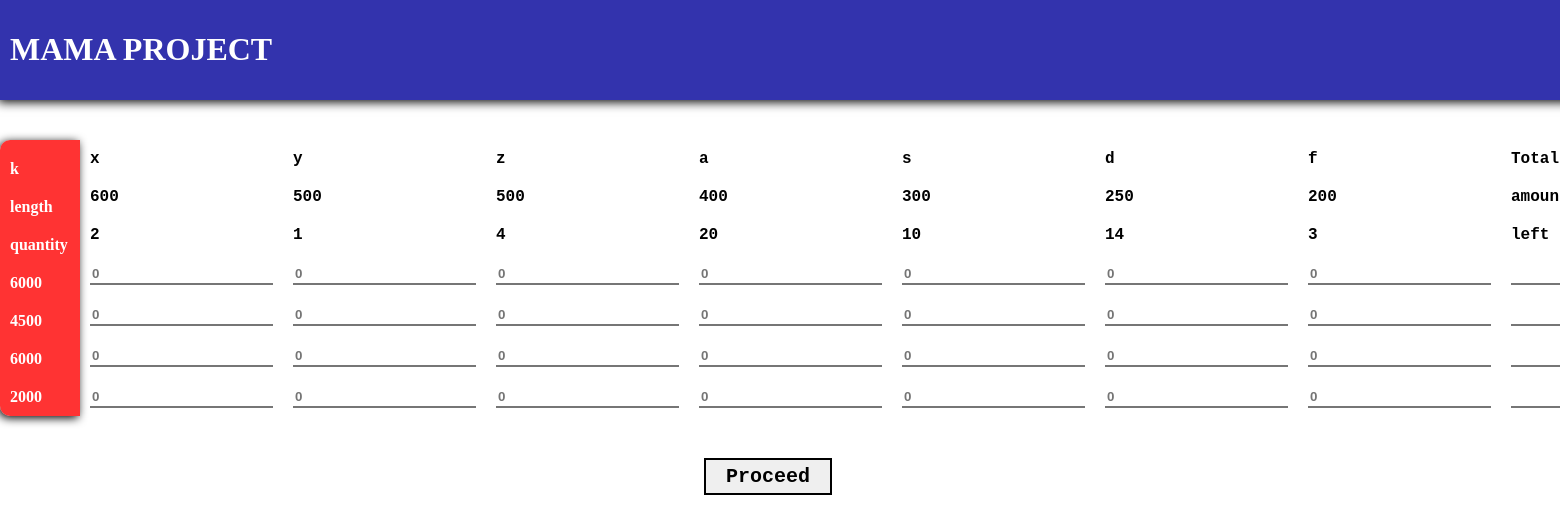
Before: / with the older database file.
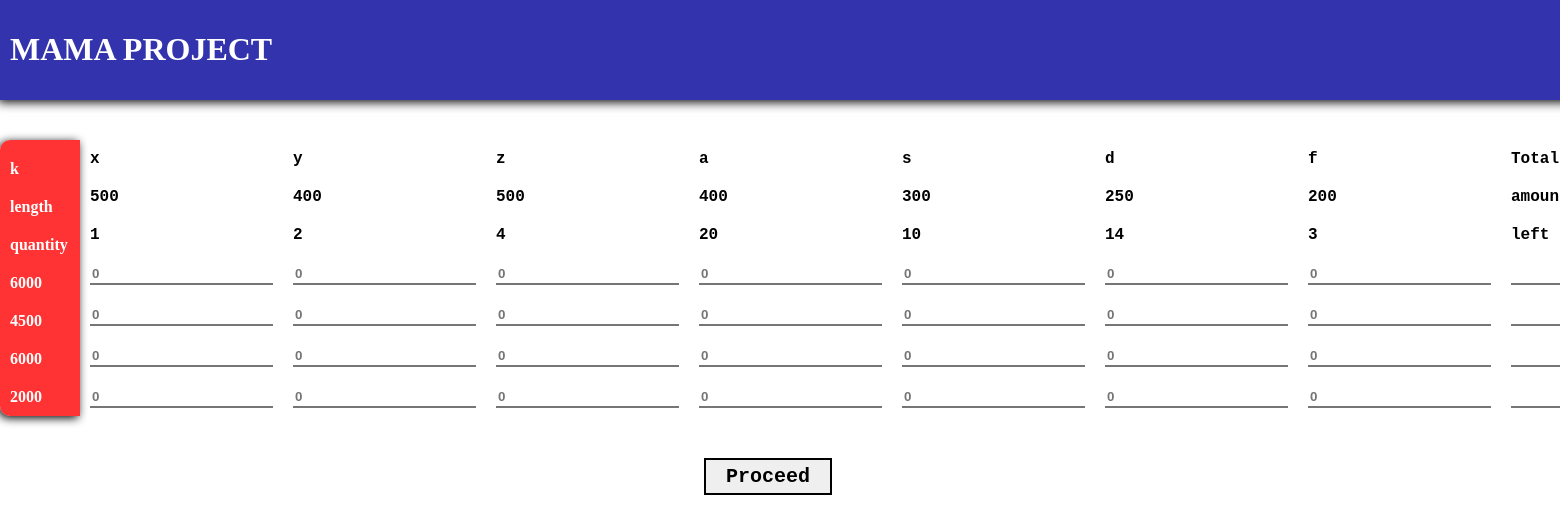
After: the same page with the newer database file.
### main/models.py (models this page shows, shortened)
class column(models.Model):
    name = models.CharField(max_length = 200)
    length = models.IntegerField()
    quantity = models.IntegerField()

### main/views.py (the view)
# urls.py: path("",views.homepage,name="homepage"),
def homepage(request):
    m= list()
    return render(request, 'home.html', {"rows":row.objects.all(),"columns":column.objects.all(),"ans":m})

### templates/home.html (shortened to what this page needs)
<div class="head">
    <h1>MAMA PROJECT</h1>
</div>
<div class="column">
    <table>
        <tr>
            <td>
                k
            </td>
        </tr>
        <tr>
            <td>
                length
            </td>
        </tr>
        <tr>
            <td>
                quantity
            </td>
        </tr>
        {% for i in rows %}
            <tr>
                <td>{{i.available_lengths}}</td>
            </tr>
        {% endfor %}
    </table>
</div>
<div class="column1">
    <form action="calculate">
        <table>
            <tr>
                {% for i in columns %}
                <td>
                    <p>{{i.name}}</p>
                </td>
                {% endfor %}
                <td>Total</td>
            </tr>
            <tr>
                {% for i in columns %}
                <td>
                    <p>{{i.length}}</p>
                </td>
                {% endfor %}
                <td>amount</td>
            </tr>
            <tr>
                {% for i in columns %}
                <td>
                    <p>{{i.quantity}}</p>
                </td>
                {% endfor %}
                <td>left</td>
            </tr>
                {% for i in rows %}
                    <tr>
                        {% for j in columns %}
                            <td><input type="number" name="{{i.id}}{{j.id}}" placeholder="0"></td>
                        {% endfor %}
                            <td><input type="number" name="ans{{i.id}}" ></td>
                            </div>
                            </tr>
                        {% endfor %}
        <button class="glow-on-hover" type="submit">Proceed</button>

Changed rows visible on the page:
changed column (number 1 of 7 on the later page): length "600" → "500"; quantity "2" → "1"
changed column (number 2 of 7 on the later page): length "500" → "400"; quantity "1" → "2"
